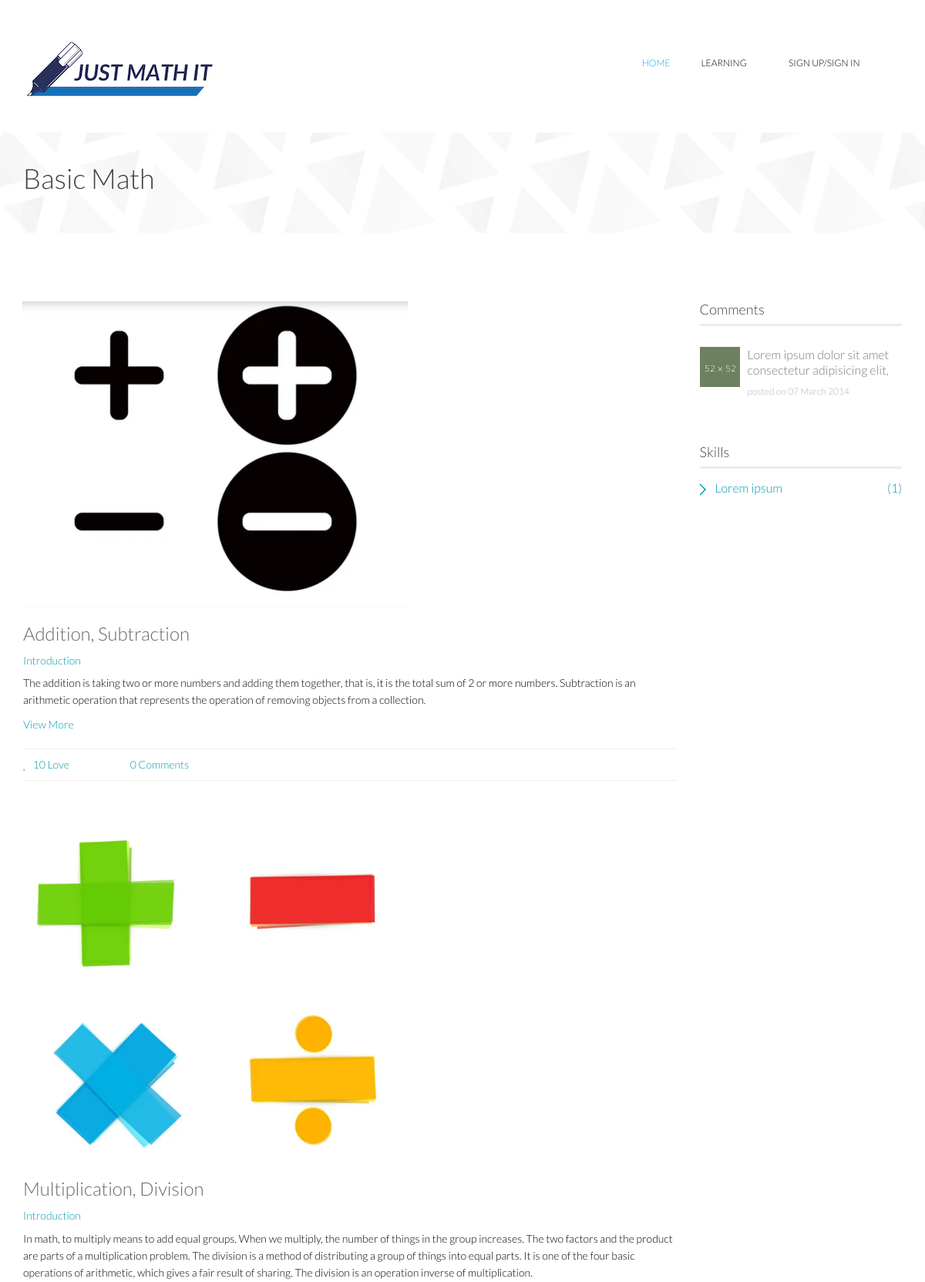
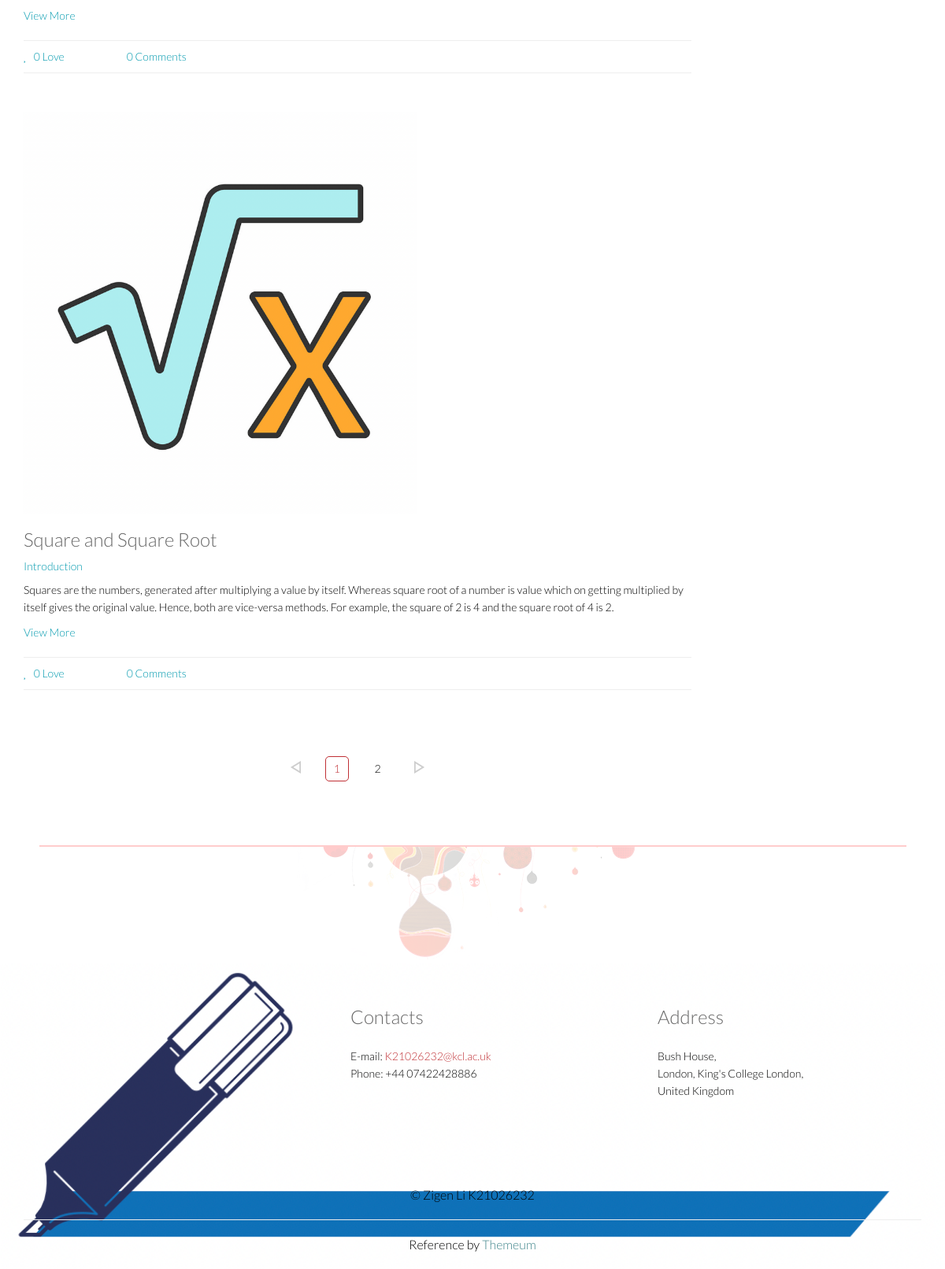
Page /topics/Basic Math/ on the committed database (2 pictures, top to bottom).
### models.py (models this page shows)
class Topics(db.Model):
    topic_id = db.Column(db.Integer, primary_key=True)
    topic_name = db.Column(db.String(128), index=True, unique=True)

class Skills(db.Model):
    skill_id = db.Column(db.Integer, primary_key=True)
    skill_name = db.Column(db.String(128), nullable=True)
    skill_introduction = db.Column(db.String(128), nullable=True)
    like = db.Column(db.String(128))
    topic_id = db.Column(db.Integer, db.ForeignKey('topics.topic_id'))

### app.py (the view)
@app.route('/topics/<topic>/', methods=['GET', 'POST'])
def topics(topic):
    name = session.get('NAME')
    topic_ = Topics.query.filter(Topics.topic_name == topic).first()
    page = int(request.args.get('page', 1))
    per_page = int(request.args.get('per_page', 3))
    paginate = Skills.query.filter(Skills.topic_id == topic_.topic_id).paginate(page, per_page, error_out=False)
    info = []
    skills = paginate.items
    for skill in skills:
        info.append({'comment':Comments.query.filter(Comments.skill_id == skill.skill_id).count(),
                     'image': skill.skill_name+'.png'
                     })
    return render_template('topics.html', name = name, topic=topic, skills=paginate.items, paginate=paginate, info = info)

### templates/topics.html (shortened to what this page needs)
<!DOCTYPE html>
<html lang="en">
{% extends "base.html" %}
{% block mainContent %}
    <section id="page-breadcrumb">
        <div class="vertical-center sun">
             <div class="container">
                <div class="row">
                    <div class="action">
                        <div class="col-sm-12">
                            <h1 class="title">{{ topic }}
                            </h1>
                        </div>
                    </div>
                </div>
            </div>
        </div>
   </section>
    <section id="blog" class="padding-top">
        <div class="container">
            <div class="row">
                <div class="col-md-9 col-sm-7">
                    <div class="row">
                        {% for i in range(skills|length) %}
                         <div class="col-sm-12 col-md-12">
                            <div class="single-blog single-column">
                                <div class="post-thumb">
                                    <a href="#"><img src="{{ url_for('static',filename='images/skills/'+info[i].image) }}" class="img-responsive" style="width: 500px"></a>
                                </div>
                                <div class="post-content overflow">
                                    <h2 class="post-title bold"><a href="#">{{ skills[i].skill_name }}</a></h2>
                                    <h3 class="post-author"><a href="{{ url_for('skill_details',skill_ = skills[i].skill_name)}}">Introduction</a></h3>
                                    <p>{{ skills[i].skill_introduction }}</p>
                                    <a href="#" class="read-more">View More</a>
                                    <div class="post-bottom overflow">
                                        <ul class="nav navbar-nav post-nav">
                                            <li><a href="#"><i class="fa fa-heart"></i>{{ skills[i].like }} Love</a></li>
                                            <li><a href="#"><i class="fa fa-comments"></i>{{ info[i].comment }} Comments</a></li>
                                        </ul>
                                    </div>
                                </div>
                            </div>
                        </div>
                        {% endfor %}
                    </div>
                    <div class="blog-pagination">
                        <ul class="pagination">
                            <li class="page-item ">
                                    <a href="{{ url_for('topics',topic = topic, page=paginate.prev_num)}}">left</a>
                            </li>
                            {% for i in paginate.iter_pages() %}
                                {% if i == paginate.page %}
                                    <li class="active">
                                        <a href="{{ url_for('topics',topic = topic, page=i)}}">{{ i }}</a>
                                    </li>
                                {% else %}
                                    <li>
                                        <a href="{{ url_for('topics',topic = topic, page=i) }}">{{ i }}</a>
                                    </li>
                                {% endif %}
                            {% endfor %}
                            <li>
                                <a href="{{ url_for('topics',topic = topic, page=paginate.next_num)}}">right</a>
                            </li>
                        </ul>
                    </div>
                 </div>
                <div class="col-md-3 col-sm-5">
                    <div class="sidebar blog-sidebar">
                        <div class="sidebar-item  recent">
                            <h3>Comments</h3>
                            <div class="media">
                                <div class="pull-left">
                                    <a href="#"><img src="images/portfolio/project1.jpg" alt=""></a>
                                </div>
                                <div class="media-body">
                                    <h4><a href="#">Lorem ipsum dolor sit amet consectetur adipisicing elit,</a></h4>
                                    <p>posted on  07 March 2014</p>
                                </div>
                            </div>
                        </div>
                        <div class="sidebar-item categories">
                            <h3>Skills</h3>
                            <ul class="nav navbar-stacked">
                                <li class="active"><a href="#">Lorem ipsum<span class="pull-right">(1)</span></a></li>
                            </ul>
                        </div>
                    </div>
                </div>
            </div>
        </div>
    </section>
</html>
{% endblock %}

### templates/base.html (shortened to what this page needs)
<!DOCTYPE html>
<html lang="en">
<head>
    <link href="{{ url_for('static',filename='css/bootstrap.min.css') }}" rel="stylesheet">
    <link href="{{ url_for('static',filename='css/font-awesome.min.css') }}" rel="stylesheet">
    <link href="{{ url_for('static',filename='css/animate.min.css') }}" rel="stylesheet">
    <link href="{{ url_for('static',filename='css/lightbox.css') }}" rel="stylesheet">
	<link href="{{ url_for('static',filename='css/main.css') }}" rel="stylesheet">
	<link href="{{ url_for('static',filename='css/responsive.css') }}" rel="stylesheet">
</head>
<body>
<header id="header">
        <div class="container">
            <div class="row">
                <div class="col-sm-12 overflow">
                   <div class="social-icons pull-right">
                        <ul class="nav nav-pills">
                            <li><a href=""><i class="fa fa-facebook"></i></a></li>
                            <li><a href=""><i class="fa fa-twitter"></i></a></li>
                            <li><a href=""><i class="fa fa-google-plus"></i></a></li>
                            <li><a href=""><i class="fa fa-dribbble"></i></a></li>
                            <li><a href=""><i class="fa fa-linkedin"></i></a></li>
                        </ul>
                    </div>
                </div>
             </div>
        </div>
        <div class="navbar navbar-inverse" role="banner">
            <div class="container">
                <div class="navbar-header">
                    <a class="navbar-brand" href="{{ url_for('index') }}">
                        <h1><img src="{{ url_for("static",filename="images/logo.png") }}" alt="logo"></h1>
                    </a>
                </div>
                <div class="collapse navbar-collapse">
                    <ul class="nav navbar-nav navbar-right">
                        <li class="active"><a href="{{ url_for("index") }}">Home</a></li>
                        <li class="dropdown"><a href="#">Learning<i class="fa fa-angle-down"></i></a>
                        </li>
                        {% if name %}
                        <li class="dropdown"><a href="{{ url_for("index") }}">Dear {{ name }}<i class="fa fa-angle-down"></i></a>
                            <ul role="menu" class="sub-menu">
                                <li><a href="{{ url_for("profile") }}">My Profile</a></li>
                                <li><a href="{{ url_for("logout") }}">Log Out</a></li>
                            </ul>
                        </li>
                        {% else %}
                        <li class="dropdown"><a href="">Sign Up/Sign In<i class="fa fa-angle-down"></i></a>
                        {% endif %}
                    </ul>
                </div>
                <div class="search">
                    <form role="form">
                        <i class="fa fa-search"></i>
                    </form>
                </div>
            </div>
        </div>
    </header>
    {% block mainContent %}{% endblock %}
    <footer id="footer">
        <div class="container">
            <div class="row">
                <div class="col-sm-12 text-center bottom-separator">
                    <img src="{{ url_for('static',filename='images/home/under.png') }}" class="img-responsive inline" alt="">
                </div>
                <div class="col-md-4 col-sm-6">
                </div>
                <div class="col-md-4 col-sm-6">
                    <div class="contact-info bottom">
                        <h2>Contacts</h2>
                        <address>
                        E-mail: <a href="mailto:someone@example.com">K21026232@kcl.ac.uk</a> <br>
                        Phone: +44 07422428886 <br>
                        </address>
                    </div>
                </div>
                <div class="col-md-4 col-sm-6">
                    <div class="contact-info bottom">
                <h2>Address</h2>
                        <address>
                        Bush House, <br>
                        London, King's College London, <br>
                        United Kingdom <br>
                        </address>
                    </div>
                </div>
                <div class="col-sm-12">
                    <div class="copyright-text text-center">
                        <p>&copy; Zigen Li K21026232 </p>
                        <hr>
                        <p>Reference by <a target="_blank" href="http://www.themeum.com">Themeum</a></p>
                    </div>
                </div>
            </div>
        </div>
    </footer>
</body>
</html>

### rows in the picture
Topics: topic_name "Basic Math"
Skills: skill_name "Addition, Subtraction", skill_introduction "The addition is taking two or more numbers and adding them together, that is, it is the total sum of 2 or more numbers. Subtraction is an arithmetic operation that represents the operation of removing objects from a collection.", like "10"
Skills: skill_name "Multiplication, Division", skill_introduction "In math, to multiply means to add equal groups. When we multiply, the number of things in the group increases. The two factors and the product are parts of a multiplication problem. The division is a method of distributing a group of things into equal parts. It is one of the four basic operations of arithmetic, which gives a fair result of sharing. The division is an operation inverse of multiplication.", like "0"
Skills: skill_name "Square and Square Root", skill_introduction "Squares are the numbers, generated after multiplying a value by itself. Whereas square root of a number is value which on getting multiplied by itself gives the original value. Hence, both are vice-versa methods. For example, the square of 2 is 4 and the square root of 4 is 2.", like "0"

### other values in the picture
{{ info[i].comment }} "0" "0" "0"
{{ i }} "1"
{{ i }} "2"
